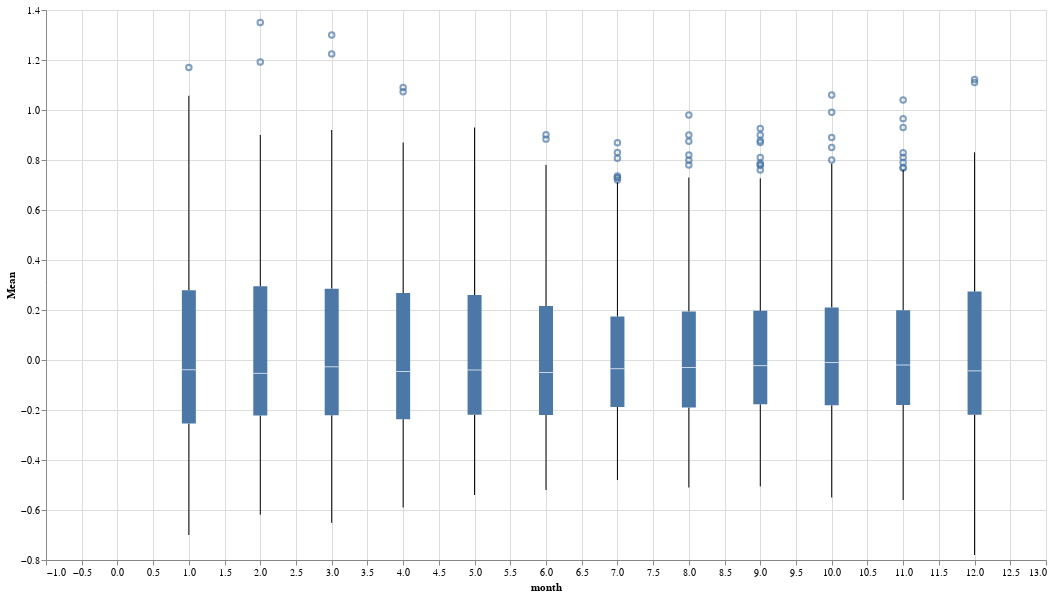

The cell this chart's notebook holds for it:
### Code cell
alt.Chart(df1).mark_boxplot().encode(
    x='month',
    y='Mean'
).properties(width= 1000,height=550)

### Figure 1 — Vega-Lite specification as saved in the notebook (floating-point values rounded to 4 significant figures; data arrays with more than 128 entries replaced by an {"elided": "..."} marker saying what was removed)
{"config": {"view": {"continuousWidth": 300, "continuousHeight": 300}}, "data": {"name": "data-f4b5493283874ad015770156a4b27777"}, "mark": {"type": "boxplot"}, "encoding": {"x": {"field": "month", "type": "quantitative"}, "y": {"field": "Mean", "type": "quantitative"}}, "height": 550, "width": 1000, "$schema": "https://vega.github.io/schema/vega-lite/v5.20.1.json", "datasets": {"data-f4b5493283874ad015770156a4b27777": {"elided": "3288 records"}}}
